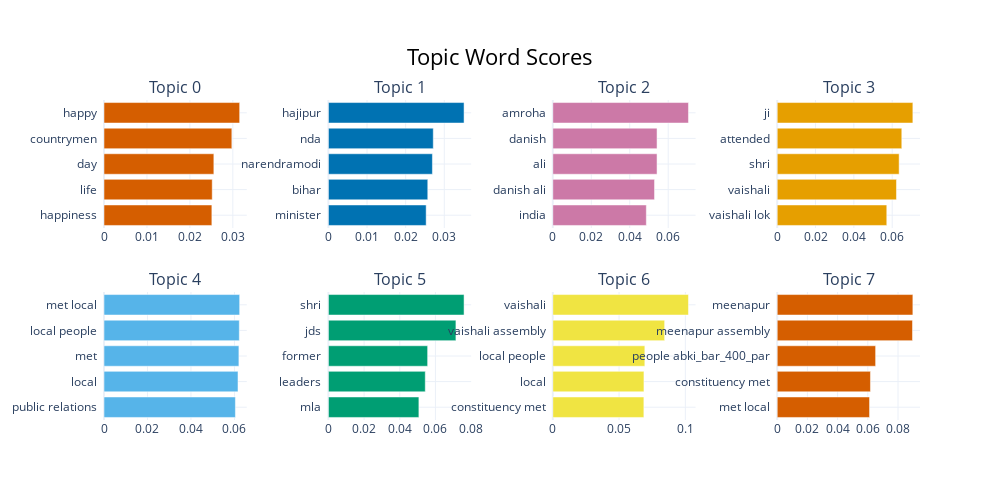

The notebook cell saved with this chart:
### Markdown cell above
### Topic modelling for left description

### Code cell
model, _, _  = bertopicModelling(128, 34, 5, df['translated_description'])
model.visualize_barchart()

### Figure 1 — Plotly figure (JSON) as saved in the notebook; plotly's stock layout.template omitted (floating-point values rounded to 4 significant figures)
{"data": [{"marker": {"color": "#D55E00"}, "orientation": "h", "type": "bar", "x": [0.02512, 0.0252, 0.02558, 0.02977, 0.03159], "xaxis": "x", "y": ["happiness  ", "life  ", "day  ", "countrymen  ", "happy  "], "yaxis": "y"}, {"marker": {"color": "#0072B2"}, "orientation": "h", "type": "bar", "x": [0.02531, 0.02572, 0.02692, 0.02714, 0.03512], "xaxis": "x2", "y": ["minister  ", "bihar  ", "narendramodi  ", "nda  ", "hajipur  "], "yaxis": "y2"}, {"marker": {"color": "#CC79A7"}, "orientation": "h", "type": "bar", "x": [0.04863, 0.05288, 0.05419, 0.05419, 0.07053], "xaxis": "x3", "y": ["india  ", "danish ali  ", "ali  ", "danish  ", "amroha  "], "yaxis": "y3"}, {"marker": {"color": "#E69F00"}, "orientation": "h", "type": "bar", "x": [0.05717, 0.06223, 0.06362, 0.065, 0.07078], "xaxis": "x4", "y": ["vaishali lok  ", "vaishali  ", "shri  ", "attended  ", "ji  "], "yaxis": "y4"}, {"marker": {"color": "#56B4E9"}, "orientation": "h", "type": "bar", "x": [0.06044, 0.06162, 0.06204, 0.06222, 0.06239], "xaxis": "x5", "y": ["public relations  ", "local  ", "met  ", "local people  ", "met local  "], "yaxis": "y5"}, {"marker": {"color": "#009E73"}, "orientation": "h", "type": "bar", "x": [0.05073, 0.0543, 0.05562, 0.07148, 0.07605], "xaxis": "x6", "y": ["mla  ", "leaders  ", "former  ", "jds  ", "shri  "], "yaxis": "y6"}, {"marker": {"color": "#F0E442"}, "orientation": "h", "type": "bar", "x": [0.06872, 0.06878, 0.06945, 0.0844, 0.1024], "xaxis": "x7", "y": ["constituency met  ", "local  ", "local people  ", "vaishali assembly  ", "vaishali  "], "yaxis": "y7"}, {"marker": {"color": "#D55E00"}, "orientation": "h", "type": "bar", "x": [0.06115, 0.06175, 0.06517, 0.08958, 0.08983], "xaxis": "x8", "y": ["met local  ", "constituency met  ", "people abki_bar_400_par  ", "meenapur assembly  ", "meenapur  "], "yaxis": "y8"}], "layout": {"annotations": [{"font": {"size": 16}, "showarrow": false, "text": "Topic 0", "x": 0.0875, "xanchor": "center", "xref": "paper", "y": 1, "yanchor": "bottom", "yref": "paper"}, {"font": {"size": 16}, "showarrow": false, "text": "Topic 1", "x": 0.3625, "xanchor": "center", "xref": "paper", "y": 1, "yanchor": "bottom", "yref": "paper"}, {"font": {"size": 16}, "showarrow": false, "text": "Topic 2", "x": 0.6375, "xanchor": "center", "xref": "paper", "y": 1, "yanchor": "bottom", "yref": "paper"}, {"font": {"size": 16}, "showarrow": false, "text": "Topic 3", "x": 0.9125, "xanchor": "center", "xref": "paper", "y": 1, "yanchor": "bottom", "yref": "paper"}, {"font": {"size": 16}, "showarrow": false, "text": "Topic 4", "x": 0.0875, "xanchor": "center", "xref": "paper", "y": 0.4, "yanchor": "bottom", "yref": "paper"}, {"font": {"size": 16}, "showarrow": false, "text": "Topic 5", "x": 0.3625, "xanchor": "center", "xref": "paper", "y": 0.4, "yanchor": "bottom", "yref": "paper"}, {"font": {"size": 16}, "showarrow": false, "text": "Topic 6", "x": 0.6375, "xanchor": "center", "xref": "paper", "y": 0.4, "yanchor": "bottom", "yref": "paper"}, {"font": {"size": 16}, "showarrow": false, "text": "Topic 7", "x": 0.9125, "xanchor": "center", "xref": "paper", "y": 0.4, "yanchor": "bottom", "yref": "paper"}], "height": 500, "hoverlabel": {"bgcolor": "white", "font": {"family": "Rockwell", "size": 16}}, "showlegend": false, "title": {"font": {"color": "Black", "size": 22}, "text": "Topic Word Scores", "x": 0.5, "xanchor": "center", "yanchor": "top"}, "width": 1000, "xaxis": {"anchor": "y", "domain": [0, 0.175], "showgrid": true}, "xaxis2": {"anchor": "y2", "domain": [0.275, 0.45], "showgrid": true}, "xaxis3": {"anchor": "y3", "domain": [0.55, 0.725], "showgrid": true}, "xaxis4": {"anchor": "y4", "domain": [0.825, 1], "showgrid": true}, "xaxis5": {"anchor": "y5", "domain": [0, 0.175], "showgrid": true}, "xaxis6": {"anchor": "y6", "domain": [0.275, 0.45], "showgrid": true}, "xaxis7": {"anchor": "y7", "domain": [0.55, 0.725], "showgrid": true}, "xaxis8": {"anchor": "y8", "domain": [0.825, 1], "showgrid": true}, "yaxis": {"anchor": "x", "domain": [0.6, 1], "showgrid": true}, "yaxis2": {"anchor": "x2", "domain": [0.6, 1], "showgrid": true}, "yaxis3": {"anchor": "x3", "domain": [0.6, 1], "showgrid": true}, "yaxis4": {"anchor": "x4", "domain": [0.6, 1], "showgrid": true}, "yaxis5": {"anchor": "x5", "domain": [0, 0.4], "showgrid": true}, "yaxis6": {"anchor": "x6", "domain": [0, 0.4], "showgrid": true}, "yaxis7": {"anchor": "x7", "domain": [0, 0.4], "showgrid": true}, "yaxis8": {"anchor": "x8", "domain": [0, 0.4], "showgrid": true}}}
